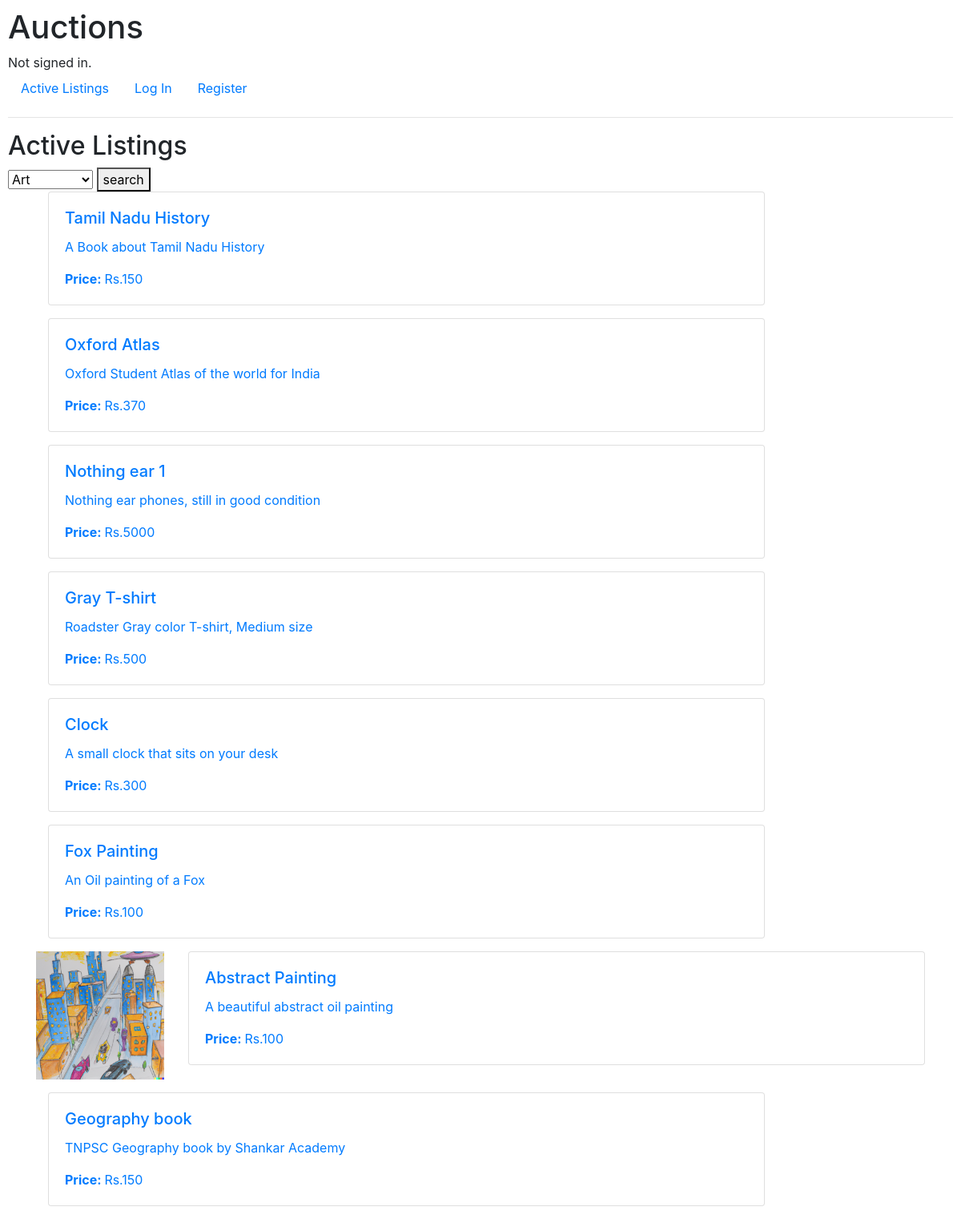
The app's page /, older data.
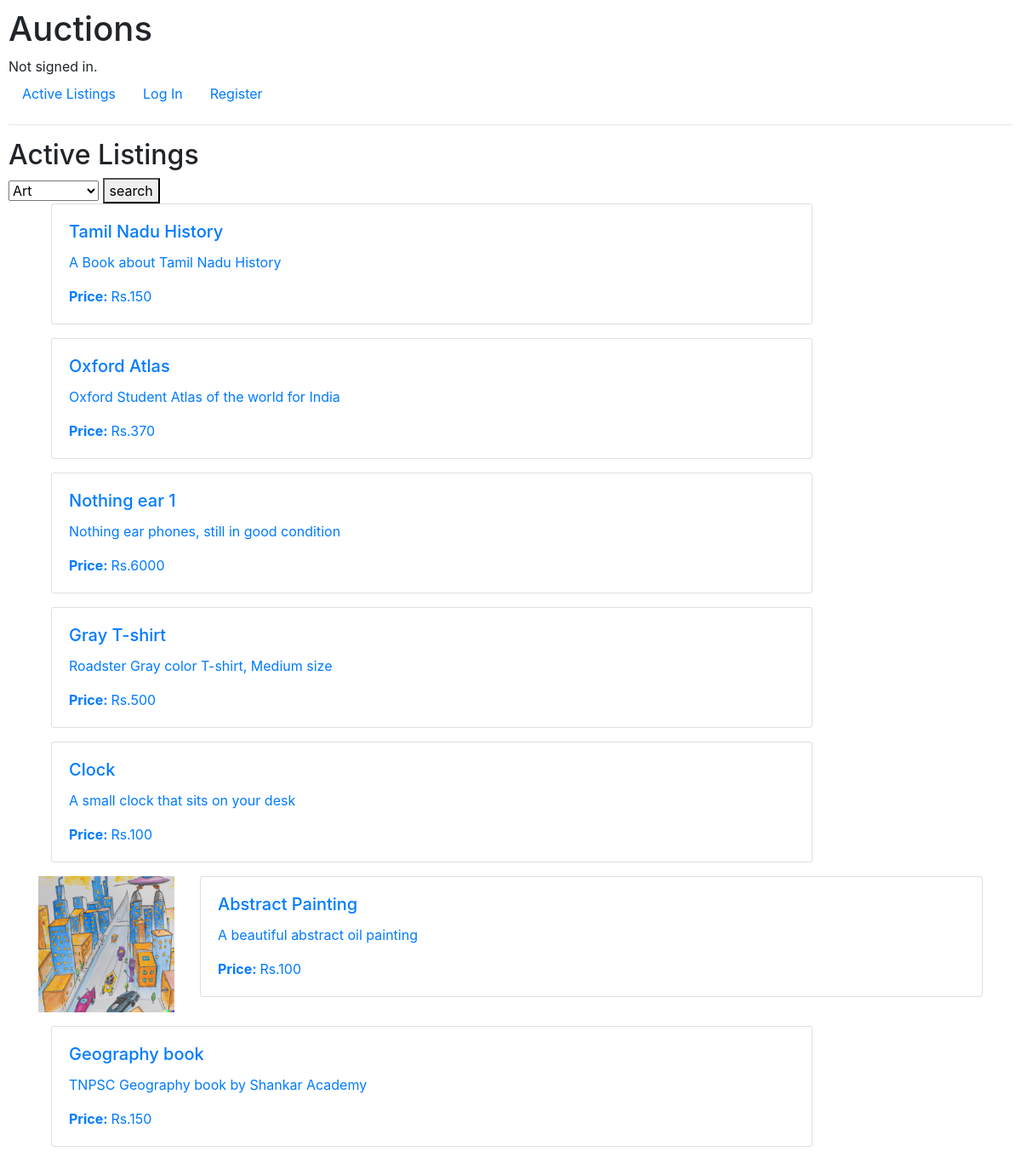
The same page, newer data.
### auctions/models.py (models this page shows, shortened)
class listing(models.Model):
    title = models.CharField(max_length=20)
    description = models.CharField(max_length=64)
    price = models.IntegerField()
    category = models.ForeignKey(Category, blank=True, null=True, on_delete=models.CASCADE, related_name="item_type")
    image = models.ImageField(null=True, blank=True, upload_to='images/')
    posted_user = models.ForeignKey(User, related_name="posted_item", on_delete=models.CASCADE, null=True)
    isActive = models.BooleanField(default=True)
    watchlist = models.ManyToManyField(User, null=True, related_name="Watch_items", blank=True)

### auctions/views.py (the view)
# urls.py: path("", views.index, name="index"),
def index(request):
    if request.method == "POST":
        cat = request.POST["category"]
        c = Category.objects.get(category=cat)
        all_cat = Category.objects.all()
        items = listing.objects.filter(isActive=True, category=c)
        return render(request, 'auctions/index.html', {
            "items" : items,
            "cat" : all_cat
            })
    else:
        items = listing.objects.filter(isActive=True)
        cat = Category.objects.all()
        return render(request, "auctions/index.html", {
            "items" : items,
            "cat" : cat
        })

### auctions/models.py (called while the page is built)
    def __str__(self):
        return self.category

### auctions/templates/auctions/index.html (shortened to what this page needs)
{% extends "auctions/layout.html" %}
{% block body %}
    <h2>Active Listings</h2>
    <form return="{% url 'index' %}" method="post">
        <select name="category">
            {% for c in cat %}
            <option value="{{c}}">{{c}}</option>
            {% endfor %}
        </select>
        <button type="submit">search</button>
    </form>
    {% for item in items %}
    <ul class="list-unstyled">
        <li class="container">
            <a href="{% url 'list' item.title %}" method="post">
                <div class="row">
                    {% if item.image %}
                    <div class="col-md-2">
                        <img src="{{item.image.url}}" class="img-fluid" alt="Product Image" width="200">
                        {% endif %}
                    </div>
                    <div class="col-md-10">
                        <div class="card">
                            <div class="card-body">
                                <h5 class="card-title">{{item.title}}</h5>
                                <p class="card-text">{{item.description}}</p>
                                <p class="card-text"><strong>Price: </strong>Rs.{{item.price}}</p>
                            </div>
                        </div>
                    </div>
                </div>
            </a>
        </li>
    </ul>
    {% empty %}
        <h4> No items </h4>
    {% endfor %}
{% endblock %}

### auctions/templates/auctions/layout.html (shortened to what this page needs)
{% load static %}
<!DOCTYPE html>
<html lang="en">
    <head>
        <link rel="stylesheet" href="https://stackpath.bootstrapcdn.com/bootstrap/4.4.1/css/bootstrap.min.css">
        <link href="{% static 'auctions/styles.css' %}" rel="stylesheet">
    </head>
    <body>
        <h1>Auctions</h1>
        <div>
            {% if user.is_authenticated %}
                Signed in as <strong>{{ user.username }}</strong>.
            {% else %}
                Not signed in.
            {% endif %}
        </div>
        <ul class="nav">
            <li class="nav-item">
                <a class="nav-link" href="{% url 'index' %}">Active Listings</a>
            </li>
            {% if user.is_authenticated %}
                <li class="nav-item">
                    <a class="nav-link" href="{% url 'logout' %}">Log Out</a>
                </li>
                <li class="nav-item">
                    <a class="nav-link" href="{% url 'new' %}">Add Listing Item</a>
                </li>
                <li class="nav-item">
                    <a class="nav-link" href="{% url 'mypage' %}">My Page</a>
                </li>
                <li class="nav-item">
                    <a class="nav-link" href="{% url 'watch' %}">Watchlist</a>
                </li>
            {% else %}
                <li class="nav-item">
                    <a class="nav-link" href="{% url 'login' %}">Log In</a>
                </li>
                <li class="nav-item">
                    <a class="nav-link" href="{% url 'register' %}">Register</a>
                </li>
            {% endif %}
        </ul>
        <hr>
        {% block body %}
        {% endblock %}
    </body>
</html>

### auctions/static/auctions/styles.css (style rules this page uses)
body { padding: 10px; }

Row changes from the older to the newer data that the page shows:
removed listing: title "Fox Painting", description "An Oil painting of a Fox", price "100"
changed listing "Nothing ear 1": price "5000" → "6000"
changed listing "Clock": price "300" → "100"
